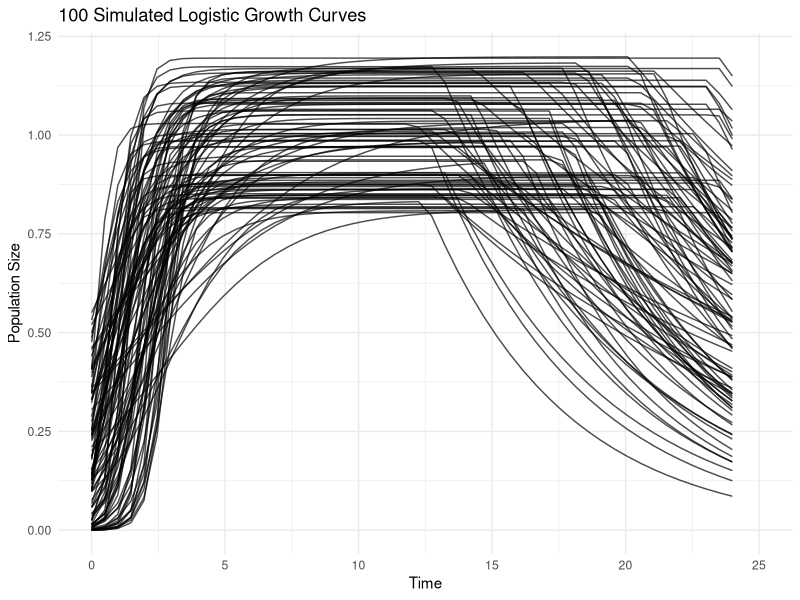

The R script that drew this image:
# -------------------------------------------------
# Logistic Growth + Death Phase Simulation in R
# -------------------------------------------------

# 1) Define a piecewise growth function:
#    - Logistic up to t_death
#    - Exponential decay after t_death
growth_with_death <- function(t,
                              K,
                              base_rate,
                              lag_shift,
                              rate_multiplier,
                              t_death,
                              r_death) {
  # Effective growth rate for the logistic portion
  r_eff <- base_rate * rate_multiplier
  
  # Logistic portion (covers lag, log, and stationary)
  y_logistic <- K / (1 + exp(-r_eff * (t - lag_shift)))
  
  # Population size exactly at t_death
  y_at_death <- K / (1 + exp(-r_eff * (t_death - lag_shift)))
  
  # Piecewise definition:
  # if t <= t_death, use logistic; if t > t_death, use exponential decay
  y <- ifelse(
    t <= t_death,
    yes = y_logistic,
    no  = y_at_death * exp(-r_death * (t - t_death))
  )
  
  return(y)
}

# 2) Simulate a single growth curve (vector of time) with the piecewise model
simulate_growth_curve_with_death <- function(time,
                                             K               = 1.0,
                                             base_rate       = 1.0,
                                             lag_shift       = 0.0,
                                             rate_multiplier = 1.0,
                                             t_death         = 15.0,
                                             r_death         = 0.1) {
  # Apply the piecewise growth function at each time point
  y_values <- sapply(time, function(t_point) {
    growth_with_death(t_point,
                      K,
                      base_rate,
                      lag_shift,
                      rate_multiplier,
                      t_death,
                      r_death)
  })
  
  return(y_values)
}

# 3) Generate multiple curves (with random parameters) into one data frame
generate_growth_curves_with_death <- function(num_curves   = 100,
                                              time_points  = 50) {
  # Keep the simulation range at 0..24
  t <- seq(0, 24, length.out = time_points)
  
  curves_list <- vector("list", length = num_curves)
  
  for (i in seq_len(num_curves)) {
    # --- Randomize parameters for the logistic portion ---
    K               <- runif(1, 0.8, 1.2)   # carrying capacity
    base_rate       <- runif(1, 0.2, 1.0)   # base growth rate
    lag_shift       <- runif(1, 0, 3)       # shift for lag phase
    rate_multiplier <- runif(1, 1, 5)       # modifies exponential steepness
    
    # --- Randomize parameters for the death phase ---
    t_death <- runif(1, 12, 24)            # time to start dying
    r_death <- runif(1, 0.05, 0.2)         # rate of decay
    
    # Generate the growth+death curve
    y_values <- simulate_growth_curve_with_death(
      time            = t,
      K               = K,
      base_rate       = base_rate,
      lag_shift       = lag_shift,
      rate_multiplier = rate_multiplier,
      t_death         = t_death,
      r_death         = r_death
    )
    
    # Store the curve data in a temporary data frame
    df_temp <- data.frame(
      curve_id = i,
      time     = t,
      value    = y_values
    )
    
    curves_list[[i]] <- df_temp
  }
  
  # Combine all curves into one data frame
  df_all <- do.call(rbind, curves_list)
  return(df_all)
}

# -------------------------------------------------
# Main Code Execution
# -------------------------------------------------

# Generate a data frame with 100 different growth curves (lag, log, stationary, death)
df_growth <- generate_growth_curves_with_death(num_curves = 100, time_points = 50)

# Inspect the first few rows
head(df_growth)

# -------------------------------------------------
# Plotting the Data (ggplot2)
# -------------------------------------------------

# If ggplot2 is not installed, uncomment:
# install.packages("ggplot2")
library(ggplot2)

ggplot(df_growth, aes(x = time, y = value, group = factor(curve_id))) +
  geom_line(alpha = 0.7) +
  labs(title = "100 Simulated Logistic Growth Curves",
       x = "Time",
       y = "Population Size") +
  # Approach B: "Zoom out" by extending x-axis to 30
  scale_x_continuous(limits = c(0, 25)) +
  theme_minimal()

